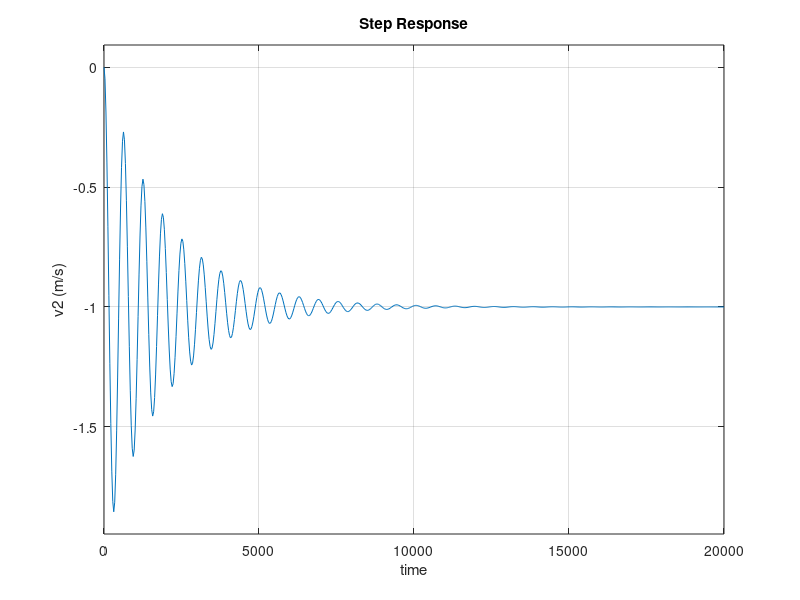

This chart was generated by the following MATLAB code:
m0=500;
k0=0.05;
b0=50;
Vin=1;

A=[0,-1/m0;k0,-k0/b0];
B=[0;k0];
C=[1,0];
D=[];

StateSpace = ss(A,B,C,D);
step(StateSpace);
ylabel('v2 (m/s)');
xlabel('time');


